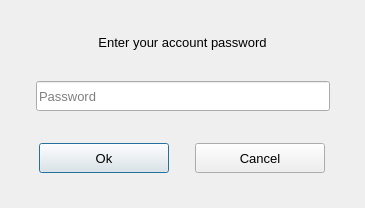
<?xml version="1.0" encoding="UTF-8"?>
<ui version="4.0">
 <class>LinkDeviceDialog</class>
 <widget class="QDialog" name="LinkDeviceDialog">
  <property name="geometry">
   <rect>
    <x>0</x>
    <y>0</y>
    <width>365</width>
    <height>208</height>
   </rect>
  </property>
  <property name="windowTitle">
   <string>Dialog</string>
  </property>
  <property name="modal">
   <bool>false</bool>
  </property>
  <layout class="QVBoxLayout" name="verticalLayout_7">
   <property name="leftMargin">
    <number>0</number>
   </property>
   <property name="topMargin">
    <number>0</number>
   </property>
   <property name="rightMargin">
    <number>0</number>
   </property>
   <property name="bottomMargin">
    <number>0</number>
   </property>
   <item>
    <widget class="QStackedWidget" name="stackedWidget">
     <property name="currentIndex">
      <number>0</number>
     </property>
     <widget class="QWidget" name="passwordConfirmPage">
      <layout class="QVBoxLayout" name="verticalLayout_5">
       <item>
        <layout class="QVBoxLayout" name="verticalLayout_2">
         <item>
          <spacer name="verticalSpacer_4">
           <property name="orientation">
            <enum>Qt::Vertical</enum>
           </property>
           <property name="sizeHint" stdset="0">
            <size>
             <width>20</width>
             <height>40</height>
            </size>
           </property>
          </spacer>
         </item>
         <item>
          <widget class="QLabel" name="label">
           <property name="font">
            <font>
             <pointsize>10</pointsize>
            </font>
           </property>
           <property name="text">
            <string>Enter your account password</string>
           </property>
           <property name="alignment">
            <set>Qt::AlignCenter</set>
           </property>
          </widget>
         </item>
         <item>
          <spacer name="verticalSpacer_10">
           <property name="orientation">
            <enum>Qt::Vertical</enum>
           </property>
           <property name="sizeHint" stdset="0">
            <size>
             <width>20</width>
             <height>40</height>
            </size>
           </property>
          </spacer>
         </item>
         <item>
          <layout class="QHBoxLayout" name="horizontalLayout_5" stretch="1,6,1">
           <property name="topMargin">
            <number>0</number>
           </property>
           <item>
            <spacer name="horizontalSpacer_8">
             <property name="orientation">
              <enum>Qt::Horizontal</enum>
             </property>
             <property name="sizeHint" stdset="0">
              <size>
               <width>40</width>
               <height>20</height>
              </size>
             </property>
            </spacer>
           </item>
           <item>
            <widget class="QLineEdit" name="passwordEdit">
             <property name="minimumSize">
              <size>
               <width>294</width>
               <height>30</height>
              </size>
             </property>
             <property name="font">
              <font>
               <pointsize>10</pointsize>
              </font>
             </property>
             <property name="echoMode">
              <enum>QLineEdit::Password</enum>
             </property>
             <property name="placeholderText">
              <string>Password</string>
             </property>
             <property name="clearButtonEnabled">
              <bool>true</bool>
             </property>
            </widget>
           </item>
           <item>
            <spacer name="horizontalSpacer_9">
             <property name="orientation">
              <enum>Qt::Horizontal</enum>
             </property>
             <property name="sizeHint" stdset="0">
              <size>
               <width>40</width>
               <height>20</height>
              </size>
             </property>
            </spacer>
           </item>
          </layout>
         </item>
         <item>
          <spacer name="verticalSpacer_9">
           <property name="orientation">
            <enum>Qt::Vertical</enum>
           </property>
           <property name="sizeHint" stdset="0">
            <size>
             <width>20</width>
             <height>40</height>
            </size>
           </property>
          </spacer>
         </item>
         <item>
          <layout class="QHBoxLayout" name="horizontalLayout" stretch="0,0,0,0,0">
           <property name="topMargin">
            <number>0</number>
           </property>
           <item>
            <spacer name="horizontalSpacer_12">
             <property name="orientation">
              <enum>Qt::Horizontal</enum>
             </property>
             <property name="sizeHint" stdset="0">
              <size>
               <width>40</width>
               <height>20</height>
              </size>
             </property>
            </spacer>
           </item>
           <item>
            <widget class="QPushButton" name="btnPasswordOk">
             <property name="minimumSize">
              <size>
               <width>130</width>
               <height>30</height>
              </size>
             </property>
             <property name="font">
              <font>
               <pointsize>10</pointsize>
              </font>
             </property>
             <property name="text">
              <string>Ok</string>
             </property>
            </widget>
           </item>
           <item>
            <spacer name="horizontalSpacer_14">
             <property name="orientation">
              <enum>Qt::Horizontal</enum>
             </property>
             <property name="sizeType">
              <enum>QSizePolicy::Fixed</enum>
             </property>
             <property name="sizeHint" stdset="0">
              <size>
               <width>20</width>
               <height>0</height>
              </size>
             </property>
            </spacer>
           </item>
           <item>
            <widget class="QPushButton" name="btnPasswordCancel">
             <property name="minimumSize">
              <size>
               <width>130</width>
               <height>30</height>
              </size>
             </property>
             <property name="font">
              <font>
               <pointsize>10</pointsize>
              </font>
             </property>
             <property name="text">
              <string>Cancel</string>
             </property>
            </widget>
           </item>
           <item>
            <spacer name="horizontalSpacer_13">
             <property name="orientation">
              <enum>Qt::Horizontal</enum>
             </property>
             <property name="sizeHint" stdset="0">
              <size>
               <width>40</width>
               <height>20</height>
              </size>
             </property>
            </spacer>
           </item>
          </layout>
         </item>
         <item>
          <spacer name="verticalSpacer_5">
           <property name="orientation">
            <enum>Qt::Vertical</enum>
           </property>
           <property name="sizeHint" stdset="0">
            <size>
             <width>20</width>
             <height>40</height>
            </size>
           </property>
          </spacer>
         </item>
        </layout>
       </item>
      </layout>
     </widget>
     <widget class="QWidget" name="exportingPage">
      <layout class="QVBoxLayout" name="verticalLayout_4">
       <item>
        <layout class="QVBoxLayout" name="verticalLayout_3">
         <item>
          <spacer name="verticalSpacer_2">
           <property name="orientation">
            <enum>Qt::Vertical</enum>
           </property>
           <property name="sizeHint" stdset="0">
            <size>
             <width>20</width>
             <height>40</height>
            </size>
           </property>
          </spacer>
         </item>
         <item>
          <widget class="QLabel" name="label_2">
           <property name="font">
            <font>
             <pointsize>10</pointsize>
            </font>
           </property>
           <property name="text">
            <string>Exporting account</string>
           </property>
           <property name="alignment">
            <set>Qt::AlignCenter</set>
           </property>
          </widget>
         </item>
         <item>
          <spacer name="verticalSpacer">
           <property name="orientation">
            <enum>Qt::Vertical</enum>
           </property>
           <property name="sizeHint" stdset="0">
            <size>
             <width>20</width>
             <height>40</height>
            </size>
           </property>
          </spacer>
         </item>
         <item>
          <layout class="QHBoxLayout" name="horizontalLayout_6">
           <property name="topMargin">
            <number>0</number>
           </property>
           <item>
            <spacer name="horizontalSpacer_10">
             <property name="orientation">
              <enum>Qt::Horizontal</enum>
             </property>
             <property name="sizeHint" stdset="0">
              <size>
               <width>40</width>
               <height>20</height>
              </size>
             </property>
            </spacer>
           </item>
           <item>
            <widget class="QLabel" name="exportingSpinner">
             <property name="minimumSize">
              <size>
               <width>96</width>
               <height>96</height>
              </size>
             </property>
             <property name="text">
              <string/>
             </property>
            </widget>
           </item>
           <item>
            <spacer name="horizontalSpacer_11">
             <property name="orientation">
              <enum>Qt::Horizontal</enum>
             </property>
             <property name="sizeHint" stdset="0">
              <size>
               <width>40</width>
               <height>20</height>
              </size>
             </property>
            </spacer>
           </item>
          </layout>
         </item>
         <item>
          <spacer name="verticalSpacer_3">
           <property name="orientation">
            <enum>Qt::Vertical</enum>
           </property>
           <property name="sizeHint" stdset="0">
            <size>
             <width>20</width>
             <height>40</height>
            </size>
           </property>
          </spacer>
         </item>
        </layout>
       </item>
      </layout>
     </widget>
     <widget class="QWidget" name="exportedPage">
      <layout class="QVBoxLayout" name="verticalLayout_6">
       <item>
        <layout class="QVBoxLayout" name="verticalLayout">
         <item>
          <spacer name="verticalSpacer_6">
           <property name="orientation">
            <enum>Qt::Vertical</enum>
           </property>
           <property name="sizeHint" stdset="0">
            <size>
             <width>20</width>
             <height>40</height>
            </size>
           </property>
          </spacer>
         </item>
         <item>
          <layout class="QHBoxLayout" name="horizontalLayout_2">
           <item>
            <spacer name="horizontalSpacer_5">
             <property name="orientation">
              <enum>Qt::Horizontal</enum>
             </property>
             <property name="sizeHint" stdset="0">
              <size>
               <width>40</width>
               <height>20</height>
              </size>
             </property>
            </spacer>
           </item>
           <item>
            <widget class="QLabel" name="yourPinLabel">
             <property name="font">
              <font>
               <pointsize>10</pointsize>
              </font>
             </property>
             <property name="text">
              <string>Your PIN is</string>
             </property>
            </widget>
           </item>
           <item>
            <spacer name="horizontalSpacer_3">
             <property name="orientation">
              <enum>Qt::Horizontal</enum>
             </property>
             <property name="sizeType">
              <enum>QSizePolicy::Fixed</enum>
             </property>
             <property name="sizeHint" stdset="0">
              <size>
               <width>20</width>
               <height>20</height>
              </size>
             </property>
            </spacer>
           </item>
           <item>
            <widget class="QLabel" name="exportedPIN">
             <property name="font">
              <font>
               <pointsize>12</pointsize>
               <weight>75</weight>
               <bold>true</bold>
              </font>
             </property>
             <property name="text">
              <string>PIN</string>
             </property>
            </widget>
           </item>
           <item>
            <spacer name="horizontalSpacer_4">
             <property name="orientation">
              <enum>Qt::Horizontal</enum>
             </property>
             <property name="sizeHint" stdset="0">
              <size>
               <width>40</width>
               <height>20</height>
              </size>
             </property>
            </spacer>
           </item>
          </layout>
         </item>
         <item>
          <layout class="QHBoxLayout" name="horizontalLayout_4">
           <property name="topMargin">
            <number>0</number>
           </property>
           <item>
            <spacer name="horizontalSpacer_6">
             <property name="orientation">
              <enum>Qt::Horizontal</enum>
             </property>
             <property name="sizeHint" stdset="0">
              <size>
               <width>40</width>
               <height>20</height>
              </size>
             </property>
            </spacer>
           </item>
           <item>
            <widget class="QLabel" name="infoLabel">
             <property name="font">
              <font>
               <pointsize>10</pointsize>
              </font>
             </property>
             <property name="text">
              <string>This pin and the account password should be entered in your device within 10 minutes.</string>
             </property>
             <property name="alignment">
              <set>Qt::AlignCenter</set>
             </property>
             <property name="wordWrap">
              <bool>true</bool>
             </property>
            </widget>
           </item>
           <item>
            <spacer name="horizontalSpacer_7">
             <property name="orientation">
              <enum>Qt::Horizontal</enum>
             </property>
             <property name="sizeHint" stdset="0">
              <size>
               <width>40</width>
               <height>20</height>
              </size>
             </property>
            </spacer>
           </item>
          </layout>
         </item>
         <item>
          <spacer name="verticalSpacer_8">
           <property name="orientation">
            <enum>Qt::Vertical</enum>
           </property>
           <property name="sizeHint" stdset="0">
            <size>
             <width>20</width>
             <height>40</height>
            </size>
           </property>
          </spacer>
         </item>
         <item>
          <layout class="QHBoxLayout" name="horizontalLayout_3">
           <property name="topMargin">
            <number>0</number>
           </property>
           <item>
            <spacer name="horizontalSpacer">
             <property name="orientation">
              <enum>Qt::Horizontal</enum>
             </property>
             <property name="sizeHint" stdset="0">
              <size>
               <width>40</width>
               <height>20</height>
              </size>
             </property>
            </spacer>
           </item>
           <item>
            <widget class="QPushButton" name="btnCloseExportDialog">
             <property name="sizePolicy">
              <sizepolicy hsizetype="Minimum" vsizetype="Fixed">
               <horstretch>0</horstretch>
               <verstretch>0</verstretch>
              </sizepolicy>
             </property>
             <property name="minimumSize">
              <size>
               <width>130</width>
               <height>30</height>
              </size>
             </property>
             <property name="font">
              <font>
               <pointsize>10</pointsize>
              </font>
             </property>
             <property name="text">
              <string>Close</string>
             </property>
            </widget>
           </item>
           <item>
            <spacer name="horizontalSpacer_2">
             <property name="orientation">
              <enum>Qt::Horizontal</enum>
             </property>
             <property name="sizeHint" stdset="0">
              <size>
               <width>40</width>
               <height>20</height>
              </size>
             </property>
            </spacer>
           </item>
          </layout>
         </item>
         <item>
          <spacer name="verticalSpacer_7">
           <property name="orientation">
            <enum>Qt::Vertical</enum>
           </property>
           <property name="sizeHint" stdset="0">
            <size>
             <width>20</width>
             <height>40</height>
            </size>
           </property>
          </spacer>
         </item>
        </layout>
       </item>
      </layout>
     </widget>
    </widget>
   </item>
  </layout>
 </widget>
 <resources/>
 <connections/>
</ui>
